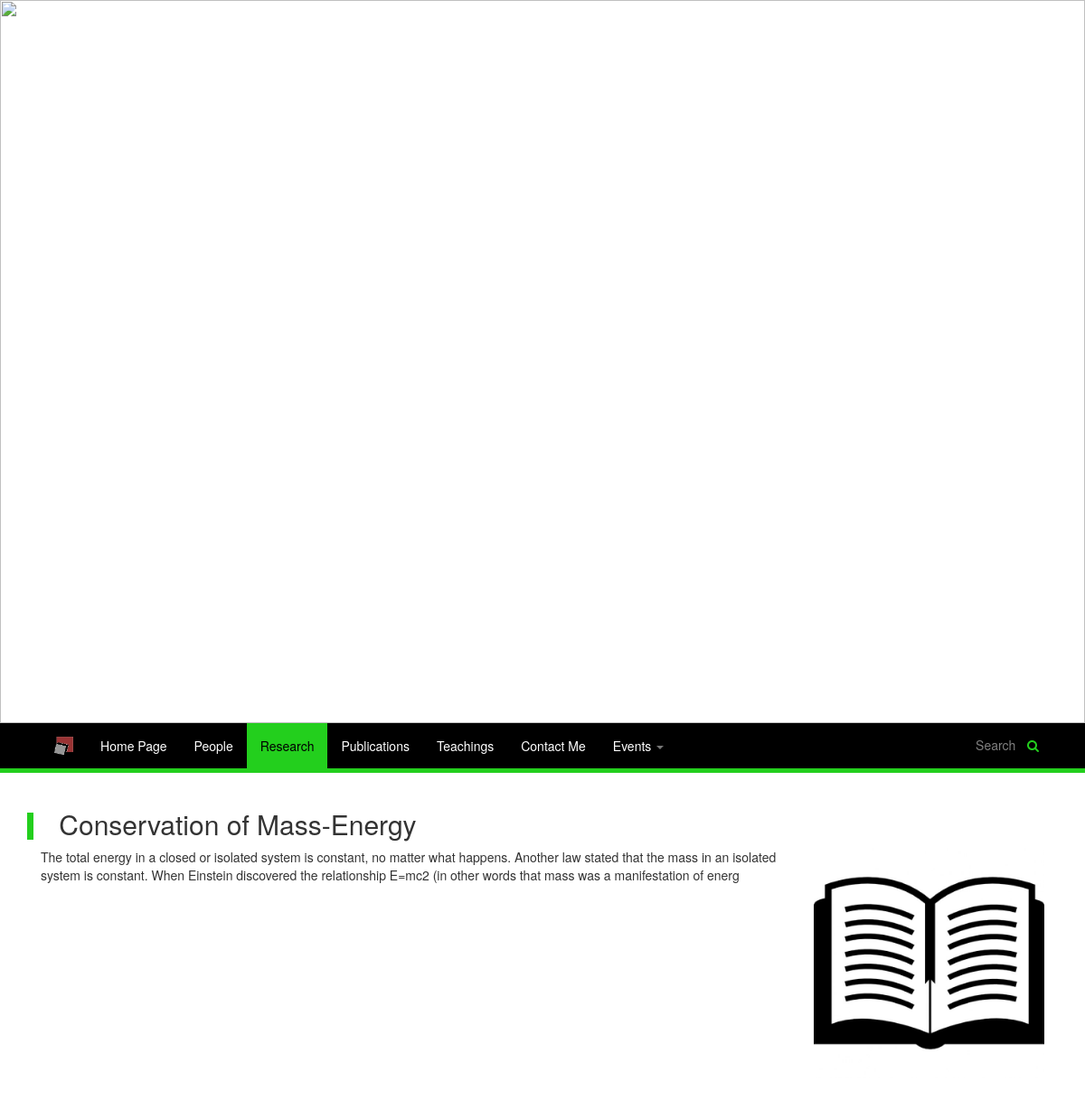
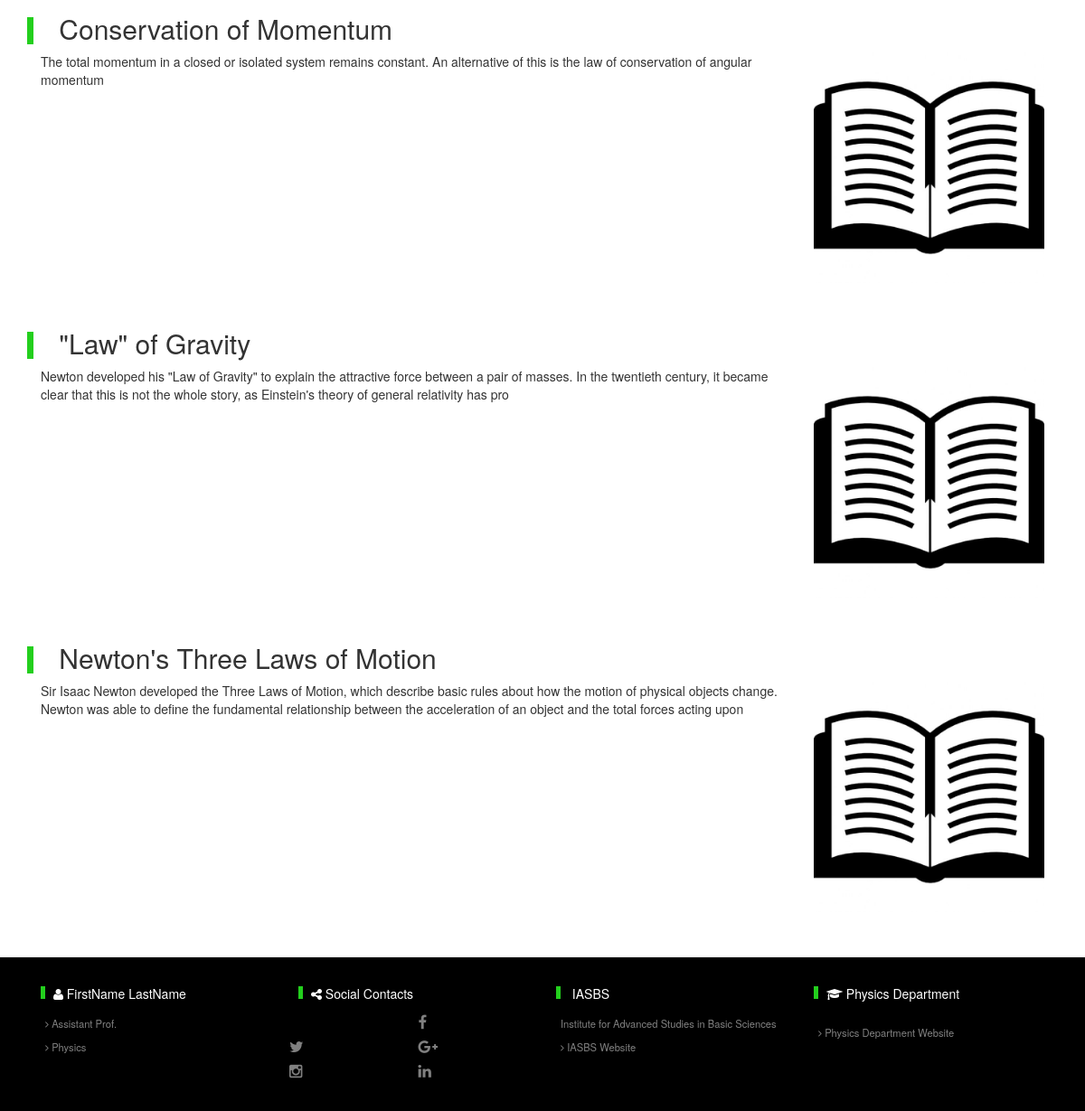
/preview/research.php (signed in), run on an earlier commit of the app's database (2 pictures, top to bottom).
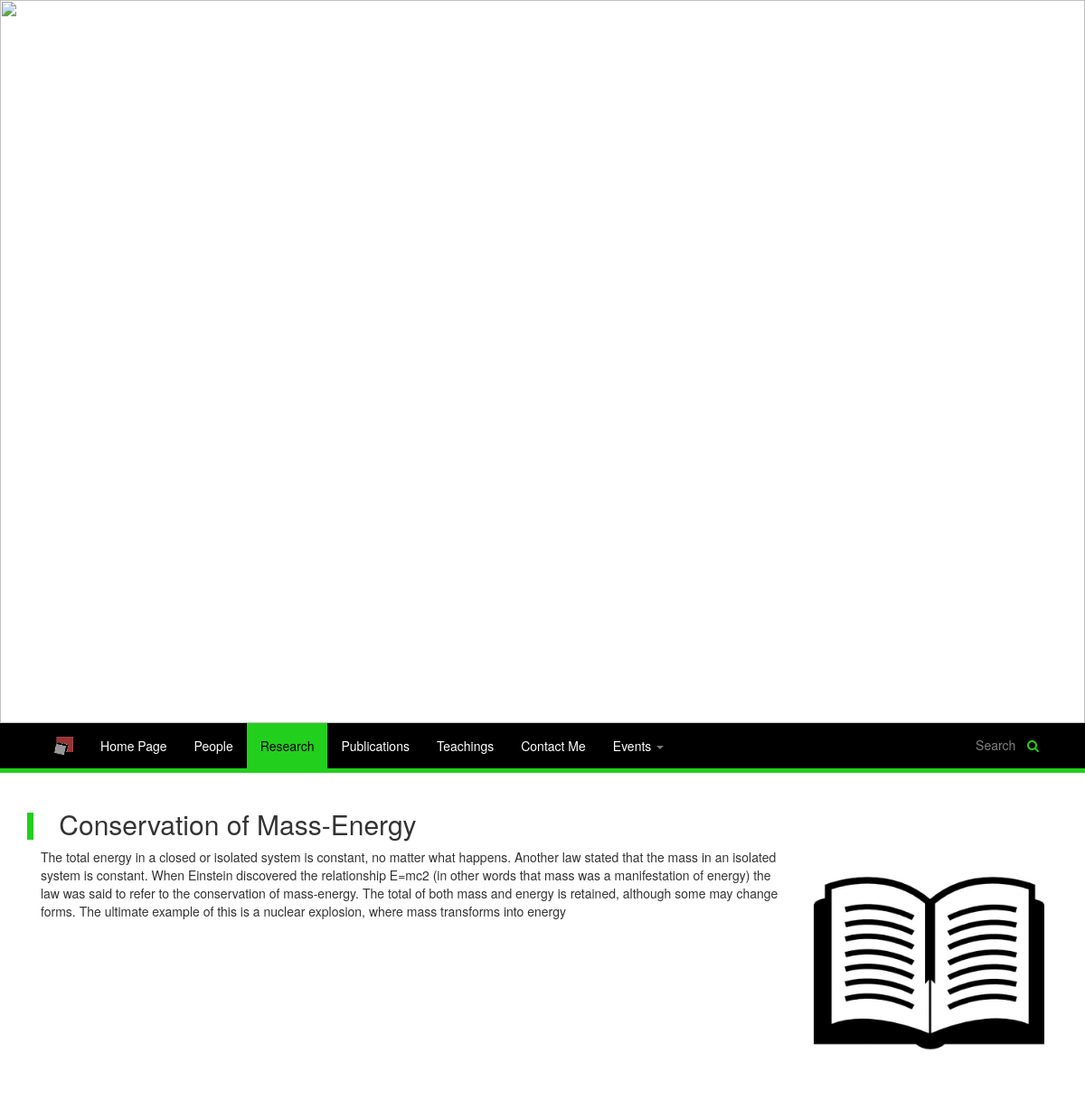
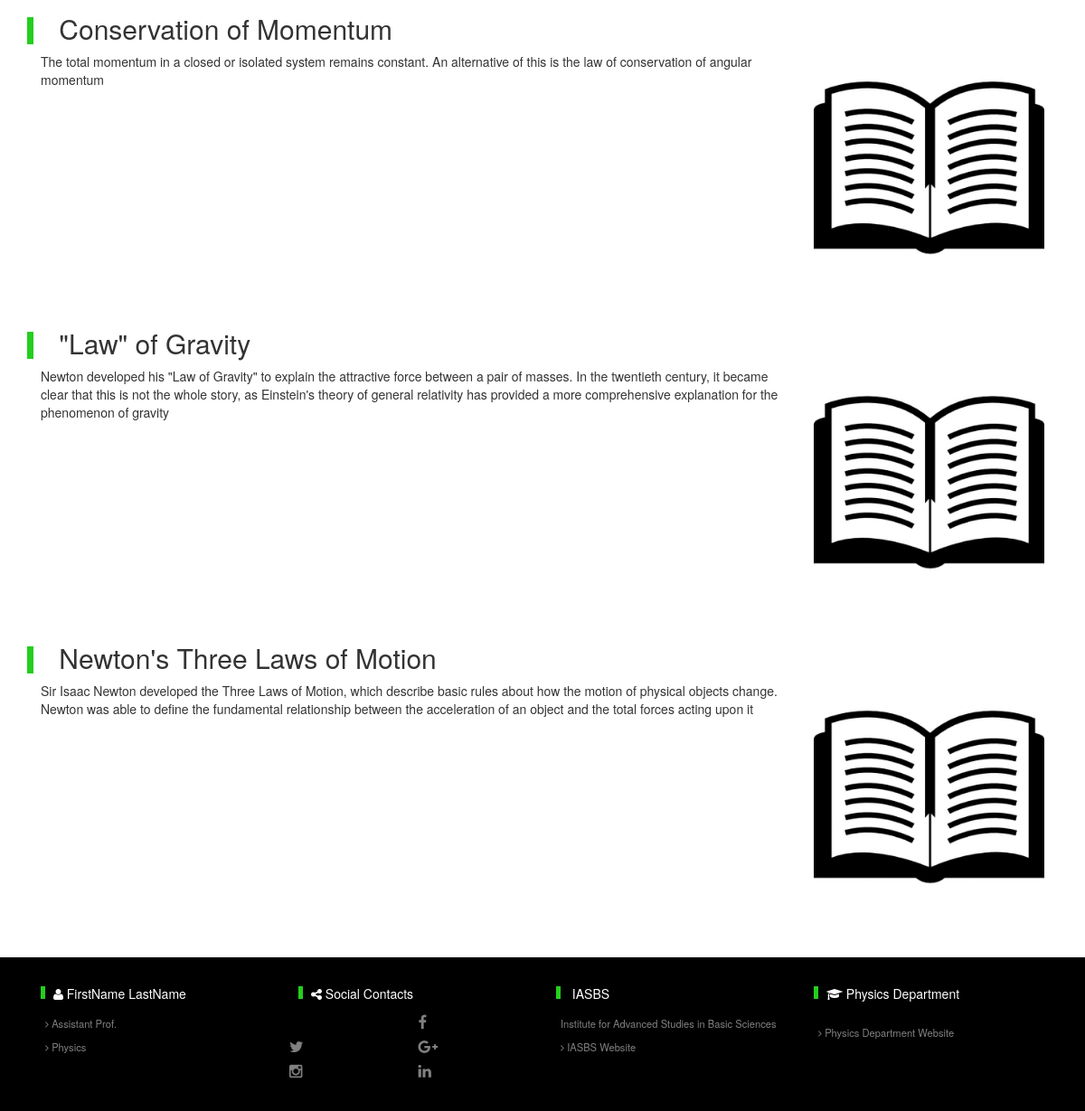
And on a later commit of the database (2 pictures, top to bottom).
### tables this page shows
CREATE TABLE `page` (
  `page_id` varchar(255) NOT NULL,
  `websiteno` int(11) NOT NULL,
  `title` varchar(255) NOT NULL,
  `file_name` varchar(255) NOT NULL,
  `activity_status` tinyint(1) NOT NULL,
  PRIMARY KEY (`page_id`,`websiteno`),
  KEY `website#` (`websiteno`)
);

CREATE TABLE `research_topic` (
  `topicno` int(11) NOT NULL AUTO_INCREMENT,
  `websiteno` int(11) NOT NULL,
  `title` varchar(255) NOT NULL,
  `link` varchar(255) NOT NULL,
  `description` varchar(1000) DEFAULT NULL,
  `pic_bool` tinyint(1) DEFAULT '1',
  `pic_address` varchar(1024) DEFAULT 'default.jpg',
  `header_bool` tinyint(1) DEFAULT '0',
  PRIMARY KEY (`topicno`),
  KEY `websiteno` (`websiteno`)
);

CREATE TABLE `footer_link` (
  `footer_linkno` int(11) NOT NULL AUTO_INCREMENT,
  `websiteno` int(11) NOT NULL,
  `role` tinyint(1) NOT NULL,
  `font_icon` varchar(255) NOT NULL,
  `title` varchar(1024) NOT NULL,
  `description` varchar(1024) NOT NULL,
  `activity_status` tinyint(1) NOT NULL,
  `link_label` varchar(1024) NOT NULL,
  `link_address` varchar(1024) NOT NULL,
  PRIMARY KEY (`footer_linkno`),
  KEY `website#` (`websiteno`)
);

### preview/research.php (the view, shortened to what this page needs)
<html>
	<head>
		<link rel="stylesheet" type="text/css" href="css/bootstrap.min.css" >
		<link rel="stylesheet" type="text/css" href="css/font-awesome.css" >
		<link rel="stylesheet" type="text/css" href="css/style.css" >
		<?php require_once("../webservices/everypage_technical_header.php"); ?>
	</head>
	<body>
		<?php
			$pageid="research";
			require_once("header.php");
		?>
		<div class="container">
			<div class="row">
				<?php
					$query="SELECT * FROM `research_topic` WHERE websiteno  = ".$websiteno." AND header_bool=0 ;";
					$result=$conn->query($query);
					for($i=0; $i<$result->num_rows ;$i++){
						$row=$result->fetch_assoc();
						$link_flag=($row['link'])? true : false;
						echo "
							<div class='card col-xs-12 col-sm-12 col-md-12 col-lg-12'>
								<div class='card-header'>
									<h2>
										<i class='Bar'></i>
										".(($link_flag)?"<a class='link' target='_blank' href='".HTMLDecode($row['link'])."'>":"").HTMLDecode($row['title']).(($link_flag)?"</a>":"")."
									</h2>
								</div>";
						if($row['pic_bool'])
							echo"<div class='card-body'>
									<div class='hidden-lg hidden-md col-sm-12 col-xs-12' >
										<img class='img-responsive' src='".$_SESSION['LoggedIn']."_researchimages/".$row['pic_address']."' />
									</div>
									<div class='hidden-lg hidden-md col-sm-12 col-xs-12' style='margin-top:20px;'></div>
									<div class='col-lg-9 col-md-8 col-sm-12 col-xs-12'>
									".HTMLDecode($row['description'])."
									</div>
									<div class='col-lg-3 col-md-4 hidden-sm hidden-xs' >
										<img class='img-responsive' src='".$_SESSION['LoggedIn']."_researchimages/".$row['pic_address']."' />
									</div>
								</div>";
						else
							echo "<div class='card-body'>
									".HTMLDecode($row['description'])."
								</div>";
						echo "</div>";
					}
				?>
			</div>
		</div>
		<?php
			require_once("footer.php");
		?>
	</body>
</html>

### preview/header.php (shortened to what this page needs)
<?php
	require_once("../webservices/everypage_technical_header.php");
	$HTMLFlag=false;
	$query="SELECT * FROM `page` WHERE websiteno = ".$websiteno." ;";
	$result=$conn->query($query);
	$page=array();
	for($i=0;$i< $result->num_rows ; $i++){
		$row=$result->fetch_assoc();
		$page[$row['page_id']]= $row;
	}
	$List=array('homepage','people','research', 'publications','teachings','contactme');
	$EventsList=array('groupmeetings', 'participatedactivities' ,'beyondscience');
	$query="SELECT `default_header_address`,`logo` FROM `website` WHERE websiteno = ".$websiteno." ;";
	$result=$conn->query($query);
	$row=$result->fetch_assoc();
	$HeaderImage=$row['default_header_address'];
	$HeaderImage=$_SESSION['LoggedIn']."_images/header_".$HeaderImage;
	$LogoImage=$row['logo'];
	$LogoImage= $LogoImage? $_SESSION['LoggedIn']."_images/iasbsLogo.png" : false ;
?>
<header>
	<div class="row">
		<div class="col-lg-12">
			<img style="width:100%;" src="<?php echo $HeaderImage; ?>" />
			<h1 class="carousel-caption" ><?php  ?></h1>
		</div>
	</div>
	<nav class="navbar navbar-default">
		<div class="container">
		    <div class="collapse navbar-collapse" id="myNavbar">
				<ul class="nav navbar-nav">
					<?php
						if($LogoImage) echo "<li class='hidden-xs' ><a href='https://iasbs.ac.ir' target='_blank' ><img src='$LogoImage' style='height:20px;' /></a></li> ";
						foreach($List as $item){
							if($page[$item]['activity_status']==1){
								$class="";
								$href=$page[$item]['file_name'].(($HTMLFlag)? ".html" : ".php");
								if($item==$pageid){
									$class=" class='active' ";
									$href="#";
								}
								echo "<li ".$class." ><a href='".$href."'>".HTMLDecode($page[$item]['title'])."</a></li> ";
							}
						}
					?>
					<?php
						$count=0;
						$print="";
						$active_flag=false;
						foreach($EventsList as $event){
							if($page[$event]['activity_status']==1){
								$count++;
								$class="";
								$href=$page[$event]['file_name'].(($HTMLFlag)? ".html" : ".php");
								$print.="<li ".$class." ><a href='".$href."'>".HTMLDecode($page[$event]['title'])."</a></li>";
							}
						}
						switch ($count) {
							default:
								echo "<li class='dropdown ".($active_flag?"active":"")."'>
										<a class='dropdown-toggle' data-toggle='dropdown' href='#'>Events
										<span class='caret'></span></a>
										<ul class='dropdown-menu'>".$print."</ul></li>";
								break;
						}
					?>
				</ul>
				<div class="nav navbar-nav navbar-right" >
					<div class="SearchBox hidden-xs">
						<input type="text" placeholder="Search" />
						<button><i class="fa fa-search"></i></button>
					</div>
				</div>
			</div>
		</div>
	</nav>
</header>

### webservices/everypage_technical_header.php (shortened to what this page needs)
<?php
    include("database_header.php");
    $query="SELECT * FROM user WHERE username='".$_SESSION['LoggedIn']."' ;";
    $result = $conn->query($query);
    if( $result->num_rows > 0){
        $row = $result->fetch_assoc();
        $websiteno=$row['websiteno'];
    }else{
        $websiteno=-1;
        $profile_pic_add="../app_data/img/profilepic/default.jpg";
        $profile_pic_caption="";
    }
    function HTMLDecode($str){
        $str=str_replace("&SINGLEQUOTE", "'", $str);
        $str=str_replace("&DOUBLEQUOTE", '"', $str);
        $str=str_replace("&NEWLINE", '<br/>', $str);
        return $str;
    }
?>

### preview/footer.php (shortened to what this page needs)
<?php
	$info=array();
	$query="SELECT `text_id`,`content` FROM `text` WHERE websiteno = ".$websiteno." AND page_id ='homepage' ;";
	$result=$conn->query($query);
	for($i=0; $i< $result->num_rows ;$i++){
		$row=$result->fetch_assoc();
		$info[$row['text_id']]=$row['content'];
	}
	$social=array();
	$flag=false;
	$query="SELECT * FROM `social_link` WHERE websiteno = ".$websiteno." ;";
	$result=$conn->query($query);
	for($i=0; $i<$result->num_rows ; $i++){
		$row=$result->fetch_assoc();
		$social[$row['type']]=array(
			'activity_status' => $row['activity_status'],
			'link_address' => $row['link_address'],
		);
		$flag=$flag || $row['activity_status'];
	}
	$FooterLink=array();
	$query="SELECT * FROM `footer_link` WHERE websiteno = ".$websiteno." ;";
	$result=$conn->query($query);
	for($i=0; $i< $result->num_rows ; $i++){
		$row=$result->fetch_assoc();
		$FooterLink[$row['role']]=array(
			'font_icon' => $row['font_icon'],
			'title' => $row['title'],
			'description' => $row['description'],
			'activity_status' => $row['activity_status'],
			'link_label' => $row['link_label'],
			'link_address' => $row['link_address'],
		);
	}
?>
<footer>
	<div class="container">
		<ul class="FooterSections row">
			<li class="col-lg-3 col-md-6 col-sm-6 col-xs-12">
				<span class="fa fa-user"></span>
				<?php echo HTMLDecode($info['fullname']); ?>
				<ul class="FooterItem">
					<li>
						<span class="fa fa-angle-right"></span>
						<?php echo HTMLDecode($info['academic_specs']); ?>
					</li>
					<li>
						<span class="fa fa-angle-right"></span>
						<?php echo HTMLDecode($info['department']); ?>
					</li>
				</ul>
			</li>
			<?php if($flag){ ?>
				<li class="col-lg-3 col-md-6 col-sm-6 col-xs-12">
					<span class="fa fa-share-alt"></span>
					Social Contacts
					<ul class="FooterItem row">
						<?php if($social['researchgate']['activity_status']){ ?>
							<li class='col-lg-6 col-md-6 col-sm-6 col-xs-6'>
							</li>
						<?php } ?>
						<?php if($social['facebook']['activity_status']){ ?>
							<li class='col-lg-6 col-md-6 col-sm-6 col-xs-6'>
								<a target="_blank" class='social' href="<?php echo HTMLDecode($social['facebook']['link_address']); ?>">
									<span class='fa fa-facebook'></span>
								</a>
							</li>
						<?php } ?>
						<?php if($social['twitter']['activity_status']){ ?>
							<li class='col-lg-6 col-md-6 col-sm-6 col-xs-6'>
								<a target="_blank" class='social' href="<?php echo HTMLDecode($social['twitter']['link_address']); ?>">
									<span class='fa fa-twitter'></span>
								</a>
							</li>
						<?php } ?>
						<?php if($social['googleplus']['activity_status']){ ?>
							<li class='col-lg-6 col-md-6 col-sm-6 col-xs-6'>
								<a target="_blank" class='social' href="<?php echo HTMLDecode($social['googleplus']['link_address']); ?>">
									<span class='fa fa-google-plus'></span>
								</a>
							</li>
						<?php } ?>
						<?php if($social['instagram']['activity_status']){ ?>
							<li class='col-lg-6 col-md-6 col-sm-6 col-xs-6'>
								<a target="_blank" class='social' href="<?php echo HTMLDecode($social['instagram']['link_address']); ?>">
									<span class='fa fa-instagram'></span>
								</a>
							</li>
						<?php } ?>
						<?php if($social['linkedin']['activity_status']){ ?>
							<li class='col-lg-6 col-md-6 col-sm-6 col-xs-6'>
								<a target="_blank" class='social' href="<?php echo HTMLDecode($social['linkedin']['link_address']); ?>">
									<span class='fa fa-linkedin'></span>
								</a>
							</li>
						<?php } ?>
					</ul>
				</li>
			<?php } ?>
			<?php if($FooterLink[0]['activity_status']){ ?>
				<li class="col-lg-3 col-md-6 col-sm-6 col-xs-12">
					<a class="link" target="_blank" href="<?php echo $FooterLink[0]['link_address']; ?>" >
						<?php echo HTMLDecode($FooterLink[0]['title']); ?>
					</a>
					<ul class="FooterItem">
						<li>
							<?php echo HTMLDecode($FooterLink[0]['description']); ?>
						</li>
						<li>
							<span class="fa fa-angle-right"></span>
							<a target="_blank" class="link" href="<?php echo $FooterLink[0]['link_address']; ?>">
								<?php echo HTMLDecode($FooterLink[0]['link_label']); ?>
							</a>
						</li>
					</ul>
				</li>
			<?php } ?>
			<?php if($FooterLink[1]['activity_status']){ ?>
				<li class="col-lg-3 col-md-6 col-sm-6 col-xs-12">
					<a class="link" target="_blank" href="<?php echo $FooterLink[1]['link_address']; ?>" >
						<span id='FontIcon1' class="fa fa-<?php echo $FooterLink[1]['font_icon']; ?>"></span>
						<?php echo HTMLDecode($FooterLink[1]['title']); ?>
					</a>
					<ul class="FooterItem">
						<li>
						</li>
						<li>
							<span class="fa fa-angle-right"></span>
							<a target="_blank" class="link" href="<?php echo $FooterLink[1]['link_address']; ?>">
								<?php echo HTMLDecode($FooterLink[1]['link_label']); ?>
							</a>
						</li>
					</ul>
				</li>
			<?php } ?>
		</ul>
	</div>
</footer>

### preview/css/style.css (style rules this page uses)
.navbar-default { background-color: #000000; border-color: #23cf1d; border-width: 0; border-radius: 0; border-bottom-width: 5px; }
.navbar-default .navbar-nav > li > a { color: white; }
.navbar-default .navbar-nav > .active > a, .navbar-default .navbar-nav > .active > a:hover, .navbar-default .navbar-nav > .active > a:focus { color: #000000; background-color: #23cf1d; }
.navbar-default .navbar-nav > .dropdown > a .caret { border-top-color: #777; border-bottom-color: #777; }
.SearchBox { background-color: #000000; color: #23cf1d; padding-left:15px; padding-right:15px; margin-top:10px; }
.SearchBox input[type=text] { height:2em; background-color: #000000; color: #fff; padding:3px; border-width: 0; margin-right:0; }
.SearchBox button { height:2em; background-color: #000000;; color: #23cf1d; border:0; }
@media only screen and (min-width : 992px) and (max-width : 1200px) { .navbar-default .navbar-nav > li > a { font-size:1em; } }
@media only screen and (min-width : 992px) and (max-width : 1200px) { .navbar-nav .SearchBox input[type=text] { width: 50px; } }
footer { background-color: #000000; color:white; margin-top: 20px; padding-top:30px; padding-bottom:30px; }
footer ul.FooterSections { list-style-type:none; margin:0; padding:0; font-size: 1em; }
footer ul.FooterSections > li:before { content: ''; display: inline-block; width: 5px; height: 1em; margin-right:5px; background-color: #23cf1d; }
footer ul.FooterSections > li ul.FooterItem { list-style-type:none; font-size: 0.8em; padding-top:10px; color: grey; padding-left:0; }
footer ul.FooterSections > li ul.FooterItem > li { padding:5px; }
a.social { font-size: 1.5em; text-decoration: none; color:inherit; }
a.link { text-decoration:none; color:inherit; }
.Bar:before { content: ''; display: inline-block; width: 7px; height: 1em; margin-right:20px; margin-bottom:-5px; background-color: #23cf1d; }
.card { margin-bottom:30px; }

What changed in the data, as far as the page shows it:
removed research_topic: title "Conservation of Mass-Energy The total energy in a closed or isolated system is constant, no matter what happens. Another law stated that the mass in an isolated system is constant. When Einstein discovered the relationship E=mc2 (in other words that mass was a manifestation of energ", pic_address (placeholder picture)
removed research_topic: title "\"Law\" of Gravity Newton developed his \"Law of Gravity\" to explain the attractive force between a pair of masses. In the twentieth century, it became clear that this is not the whole story, as Einstein's theory of general relativity has pro", pic_address (placeholder picture)
removed research_topic: title "Newton's Three Laws of Motion Sir Isaac Newton developed the Three Laws of Motion, which describe basic rules about how the motion of physical objects change. Newton was able to define the fundamental relationship between the acceleration of an object and the total forces acting upon", pic_address (placeholder picture)
added research_topic: title "Conservation of Mass-Energy The total energy in a closed or isolated system is constant, no matter what happens. Another law stated that the mass in an isolated system is constant. When Einstein discovered the relationship E=mc2 (in other words that mass was a manifestation of energy) the law was said to refer to the conservation of mass-energy. The total of both mass and energy is retained, although some may change forms. The ultimate example of this is a nuclear explosion, where mass transforms into energy", pic_address (placeholder picture)
added research_topic: title "\"Law\" of Gravity Newton developed his \"Law of Gravity\" to explain the attractive force between a pair of masses. In the twentieth century, it became clear that this is not the whole story, as Einstein's theory of general relativity has provided a more comprehensive explanation for the phenomenon of gravity", pic_address (placeholder picture)
added research_topic: title "Newton's Three Laws of Motion Sir Isaac Newton developed the Three Laws of Motion, which describe basic rules about how the motion of physical objects change. Newton was able to define the fundamental relationship between the acceleration of an object and the total forces acting upon it", pic_address (placeholder picture)
